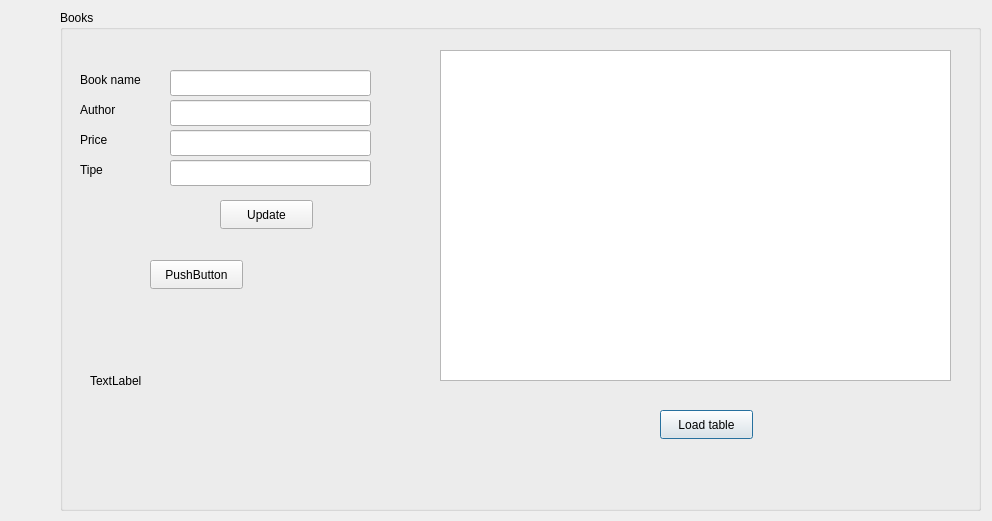
<?xml version="1.0" encoding="UTF-8"?>
<ui version="4.0">
 <class>Books</class>
 <widget class="QDialog" name="Books">
  <property name="geometry">
   <rect>
    <x>0</x>
    <y>0</y>
    <width>992</width>
    <height>521</height>
   </rect>
  </property>
  <property name="windowTitle">
   <string>Dialog</string>
  </property>
  <widget class="QGroupBox" name="groupBox">
   <property name="geometry">
    <rect>
     <x>60</x>
     <y>10</y>
     <width>921</width>
     <height>501</height>
    </rect>
   </property>
   <property name="title">
    <string>Books</string>
   </property>
   <widget class="QPushButton" name="btn_load_tabel">
    <property name="geometry">
     <rect>
      <x>600</x>
      <y>400</y>
      <width>93</width>
      <height>29</height>
     </rect>
    </property>
    <property name="text">
     <string>Load table</string>
    </property>
   </widget>
   <widget class="QTableView" name="tableView">
    <property name="geometry">
     <rect>
      <x>380</x>
      <y>40</y>
      <width>511</width>
      <height>331</height>
     </rect>
    </property>
   </widget>
   <widget class="QLabel" name="label">
    <property name="geometry">
     <rect>
      <x>20</x>
      <y>60</y>
      <width>81</width>
      <height>20</height>
     </rect>
    </property>
    <property name="text">
     <string>Book name</string>
    </property>
   </widget>
   <widget class="QLabel" name="label_2">
    <property name="geometry">
     <rect>
      <x>20</x>
      <y>90</y>
      <width>63</width>
      <height>20</height>
     </rect>
    </property>
    <property name="text">
     <string>Author</string>
    </property>
   </widget>
   <widget class="QLabel" name="label_3">
    <property name="geometry">
     <rect>
      <x>20</x>
      <y>120</y>
      <width>63</width>
      <height>20</height>
     </rect>
    </property>
    <property name="text">
     <string>Price</string>
    </property>
   </widget>
   <widget class="QLineEdit" name="lineEdit_bookname">
    <property name="geometry">
     <rect>
      <x>110</x>
      <y>60</y>
      <width>201</width>
      <height>26</height>
     </rect>
    </property>
   </widget>
   <widget class="QLineEdit" name="lineEdit_author">
    <property name="geometry">
     <rect>
      <x>110</x>
      <y>90</y>
      <width>201</width>
      <height>26</height>
     </rect>
    </property>
   </widget>
   <widget class="QLineEdit" name="lineEdit_price">
    <property name="geometry">
     <rect>
      <x>110</x>
      <y>120</y>
      <width>201</width>
      <height>26</height>
     </rect>
    </property>
   </widget>
   <widget class="QPushButton" name="pushButton_Update">
    <property name="geometry">
     <rect>
      <x>160</x>
      <y>190</y>
      <width>93</width>
      <height>29</height>
     </rect>
    </property>
    <property name="text">
     <string>Update</string>
    </property>
   </widget>
   <widget class="QPushButton" name="pushButton_3">
    <property name="geometry">
     <rect>
      <x>90</x>
      <y>250</y>
      <width>93</width>
      <height>29</height>
     </rect>
    </property>
    <property name="text">
     <string>PushButton</string>
    </property>
   </widget>
   <widget class="QLineEdit" name="lineEdit_tipe">
    <property name="geometry">
     <rect>
      <x>110</x>
      <y>150</y>
      <width>201</width>
      <height>26</height>
     </rect>
    </property>
   </widget>
   <widget class="QLabel" name="label_4">
    <property name="geometry">
     <rect>
      <x>20</x>
      <y>150</y>
      <width>61</width>
      <height>20</height>
     </rect>
    </property>
    <property name="text">
     <string>Tipe</string>
    </property>
   </widget>
   <widget class="QLabel" name="label_sec_book">
    <property name="geometry">
     <rect>
      <x>30</x>
      <y>320</y>
      <width>291</width>
      <height>101</height>
     </rect>
    </property>
    <property name="text">
     <string>TextLabel</string>
    </property>
   </widget>
  </widget>
 </widget>
 <resources/>
 <connections/>
</ui>
